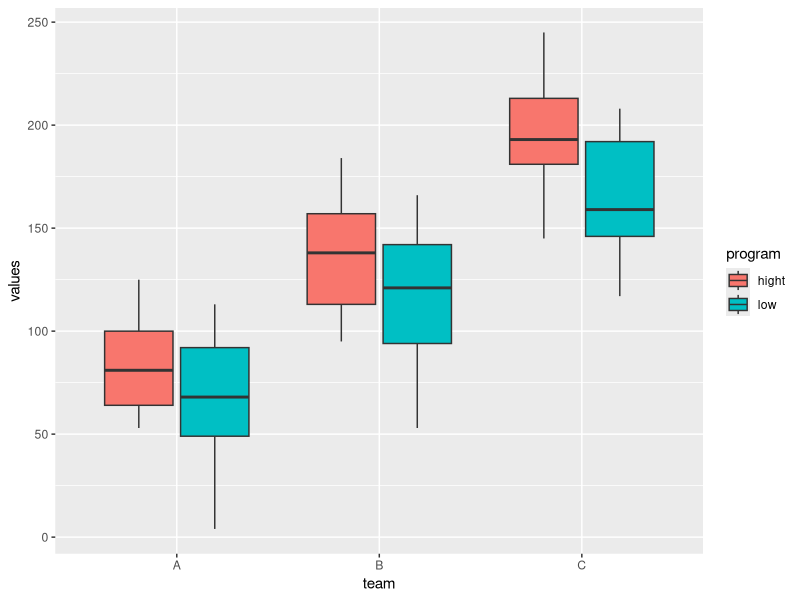
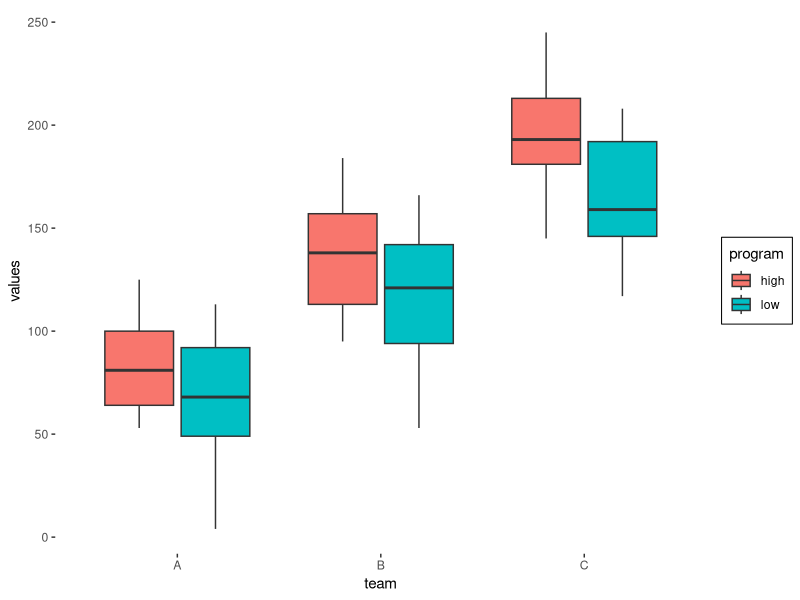
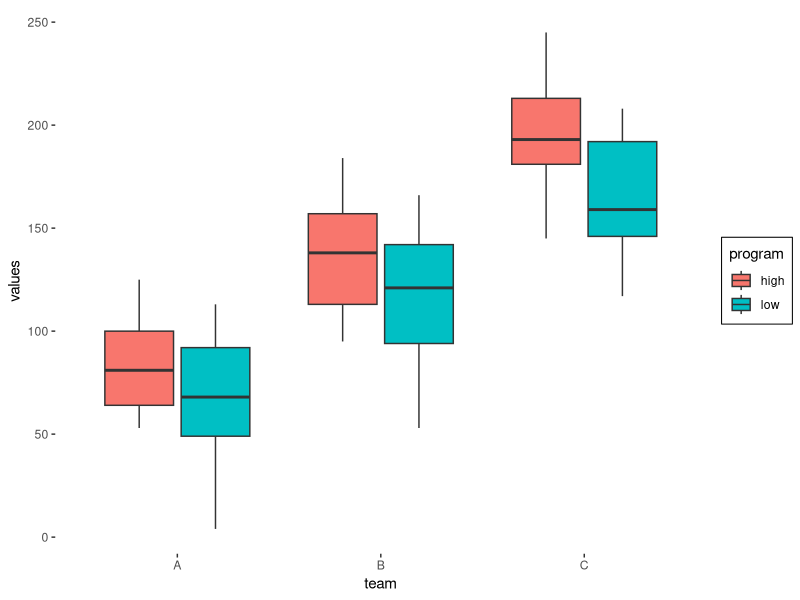

Source code (R) for these figures, in order:
# Example: Use a Transparent Background in ggplot2
library(ggplot2)

# make this example reproducuble
set.seed(1)

# create dataset
data <- data.frame(team=rep(c("A", "B", "C"), each = 50),
                   program=rep(c("low", "hight"), each=25),
                   values=seq(1:150)+sample(1:100, 150, replace = TRUE))

# create boxplot
ggplot(data, aes(x=team, y=values, fill=program)) + 
  geom_boxplot()

library(ggplot2) 

#make this example reproducible
set.seed(1)

#create dataset
data <- data.frame(team=rep(c('A', 'B', 'C'), each=50),
                   program=rep(c('low', 'high'), each=25),
                   values=seq(1:150)+sample(1:100, 150, replace=TRUE))


# create boxplot
p <- ggplot(data, aes(x=team, y=values, fill=program)) + 
  geom_boxplot() +
  theme(
    panel.background = element_rect(fill='transparent'), ##transparent panel bg
    plot.background = element_rect(fill='transparent', color=NA), ##transparent plot bg
    panel.grid.major = element_blank(), ##remove major gridlines
    panel.grid.minor = element_blank(), ##remove minor gridlines
    legend.background = element_rect(fill='transparent'), #transparent legend bg
    legend.box.background = element_rect(fill='transparent') ##transparent legend panel
    
  )

# display boxplot
p

# We can then export this plot to a PNG file, specifying that the
# background should be transparent in the exported image:
ggsave("grouped_boxplot.png", p, bg="transparent")
